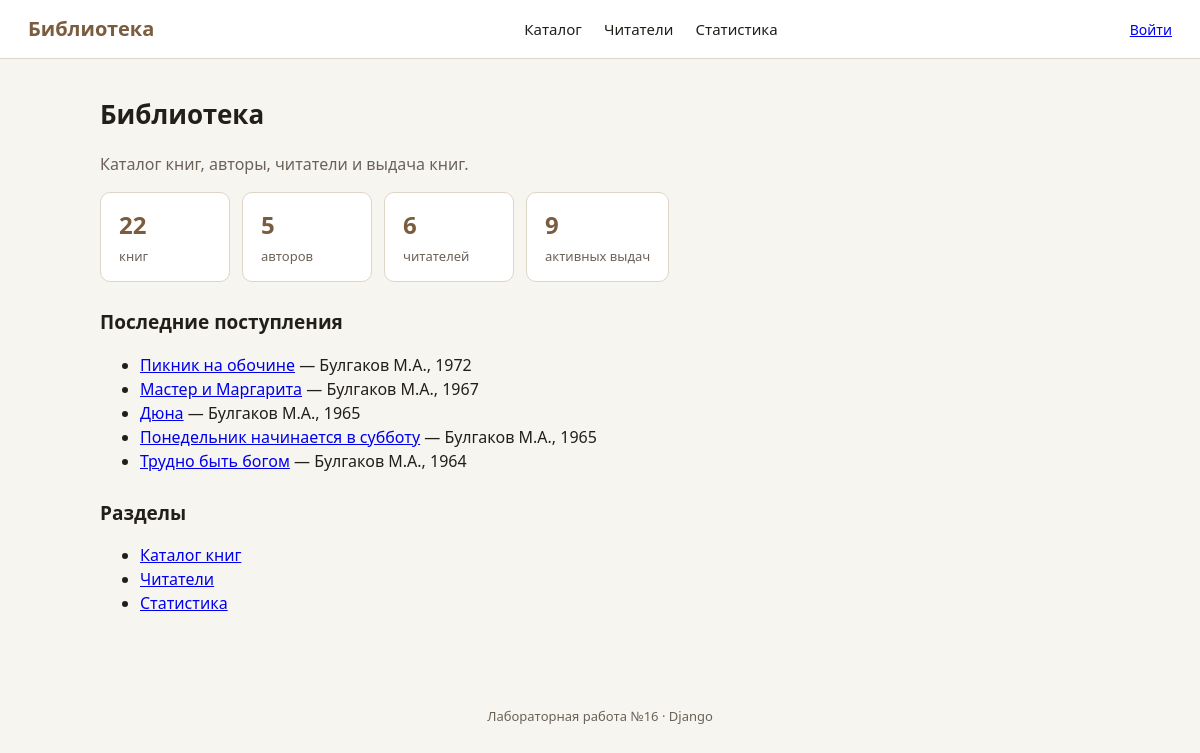
The page / on the database its author committed.
### library/models.py (models this page shows, shortened)
class Book(models.Model):
    title = models.CharField("название", max_length=200, db_index=True)
    author = models.ForeignKey(
        Author,
        verbose_name="автор",
        on_delete=models.CASCADE,
        related_name="books",
    )
    genres = models.ManyToManyField(Genre, verbose_name="жанры", related_name="books", blank=True)
    year = models.PositiveIntegerField(
        "год издания",
        validators=[MinValueValidator(1400), MaxValueValidator(2100)],
    )
    isbn = models.CharField("ISBN", max_length=13, unique=True)
    price = models.DecimalField(
        "цена",
        max_digits=10,
        decimal_places=2,
        validators=[MinValueValidator(0)],
        default=0,
    )
    copies_total = models.PositiveIntegerField("всего экземпляров", default=1)
    copies_available = models.PositiveIntegerField("доступно", default=1)
    description = models.TextField("описание", blank=True)
    class Meta:
        ordering = ["title"]
        verbose_name = "Книга"
        verbose_name_plural = "Книги"
        constraints = [
            models.CheckConstraint(
                condition=models.Q(year__gte=1400, year__lte=2100),
                name="ck_book_year",
            ),
            models.CheckConstraint(
                condition=models.Q(copies_available__lte=models.F("copies_total")),
                name="ck_book_copies",
            ),
        ]

class Author(models.Model):
    full_name = models.CharField("ФИО", max_length=120, unique=True)
    country = models.CharField("страна", max_length=60, default="Россия")
    birth_year = models.PositiveIntegerField("год рождения", null=True, blank=True)
    class Meta:
        ordering = ["full_name"]
        verbose_name = "Автор"
        verbose_name_plural = "Авторы"

### library/views.py (the view)
# urls.py: path("", views.index, name="index"),
def index(request):
    context = {
        "books_count": Book.objects.count(),
        "authors_count": Book.objects.values("author").distinct().count(),
        "readers_count": Reader.objects.count(),
        "active_loans": Loan.objects.filter(return_date__isnull=True).count(),
        "latest": Book.objects.select_related("author").order_by("-year")[:5],
    }
    return render(request, "library/index.html", context)

### templates/library/index.html (shortened to what this page needs)
{% extends "base.html" %}
{% block content %}
<h1>Библиотека</h1>
<p class="subtitle">Каталог книг, авторы, читатели и выдача книг.</p>
<div class="cards">
    <div class="card"><span class="card__value">{{ books_count }}</span><span class="card__label">книг</span></div>
    <div class="card"><span class="card__value">{{ authors_count }}</span><span class="card__label">авторов</span></div>
    <div class="card"><span class="card__value">{{ readers_count }}</span><span class="card__label">читателей</span></div>
    <div class="card"><span class="card__value">{{ active_loans }}</span><span class="card__label">активных выдач</span></div>
</div>
<h2>Последние поступления</h2>
<ul class="latest">
    {% for book in latest %}
        <li><a href="{% url 'library:book_detail' book.pk %}">{{ book.title }}</a> — {{ book.author.full_name }}, {{ book.year }}</li>
    {% endfor %}
</ul>
<h2>Разделы</h2>
<ul class="latest">
    <li><a href="{% url 'library:book_list' %}">Каталог книг</a></li>
    <li><a href="{% url 'library:readers' %}">Читатели</a></li>
    <li><a href="{% url 'library:statistics' %}">Статистика</a></li>
</ul>
{% endblock %}

### templates/base.html (shortened to what this page needs)
{% load static %}
<!DOCTYPE html>
<html lang="ru">
<head>
    <link rel="stylesheet" href="{% static 'css/style.css' %}">
</head>
<body>
<header class="topbar">
    <a class="brand" href="{% url 'library:index' %}">Библиотека</a>
    <nav>
        <a href="{% url 'library:book_list' %}">Каталог</a>
        <a href="{% url 'library:readers' %}">Читатели</a>
        <a href="{% url 'library:statistics' %}">Статистика</a>
    </nav>
    <div class="user">
        {% if user.is_authenticated %}
            {{ user.username }}
            <form method="post" action="{% url 'logout' %}" class="inline">
                {% csrf_token %}
                <button type="submit" class="link">Выйти</button>
            </form>
        {% else %}
            <a href="{% url 'login' %}">Войти</a>
        {% endif %}
    </div>
</header>
<main>
    {% block content %}{% endblock %}
</main>
<footer class="footer">Лабораторная работа №16 · Django</footer>
</body>
</html>

### static/css/style.css (style rules this page uses)
:root { --bg: #f7f5f0; --ink: #221f1a; --accent: #7a5c3e; --border: #ddd5c8; --card: #ffffff; }
* { box-sizing: border-box; }
body { margin: 0; background: var(--bg); color: var(--ink); font-family: "Segoe UI", "PT Sans", sans-serif; line-height: 1.5; }
.topbar { display: flex; align-items: center; justify-content: space-between; padding: 14px 28px; background: var(--card); border-bottom: 1px solid var(--border); }
.brand { font-size: 20px; font-weight: 600; color: var(--accent); text-decoration: none; }
nav a { margin-left: 18px; color: var(--ink); text-decoration: none; font-size: 15px; }
main { max-width: 1040px; margin: 0 auto; padding: 28px 20px 60px; }
h1 { font-size: 26px; margin: 8px 0 18px; }
h2 { font-size: 19px; margin: 26px 0 10px; }
.cards { display: flex; flex-wrap: wrap; gap: 12px; }
.card { background: var(--card); border: 1px solid var(--border); border-radius: 10px; padding: 14px 18px; min-width: 130px; }
.card__value { display: block; font-size: 24px; font-weight: 600; color: var(--accent); }
.card__label { font-size: 13px; color: #6b6257; }
.subtitle { color: #6b6257; }
.footer { text-align: center; padding: 16px; color: #6b6257; font-size: 13px; }
.user { font-size: 14px; color: #6b6257; }

### rows shown on the page
Book: title "Пикник на обочине", author.full_name "Булгаков М.А.", year "1972"
Book: title "Мастер и Маргарита", author.full_name "Булгаков М.А.", year "1967"
Book: title "Дюна", author.full_name "Булгаков М.А.", year "1965"
Book: title "Понедельник начинается в субботу", author.full_name "Булгаков М.А.", year "1965"
Book: title "Трудно быть богом", author.full_name "Булгаков М.А.", year "1964"

### other values the page prints
{{ books_count }} "22"
{{ authors_count }} "5"
{{ readers_count }} "6"
{{ active_loans }} "9"
